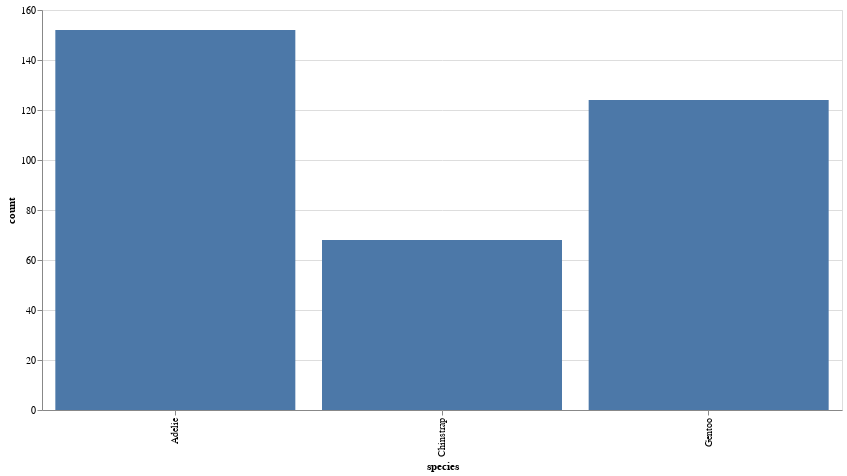

The notebook cell saved with this chart:
### Code cell
## bar chart of the sex
chart = (
    alt.Chart(t.group_by("species").agg(ibis._.count().name("count")))
    .mark_bar()
    .encode(
        x="species:N",
        y="count:Q",
    )
    .properties(width=800, height=400)
)
chart

### Figure 1 — Vega-Lite specification as saved in the notebook (floating-point values rounded to 4 significant figures)
{"config": {"view": {"continuousWidth": 300, "continuousHeight": 300}}, "data": {"name": "data-889eb181ac055b31a29b793f1813f3d5"}, "mark": {"type": "bar"}, "encoding": {"x": {"field": "species", "type": "nominal"}, "y": {"field": "count", "type": "quantitative"}}, "height": 400, "width": 800, "$schema": "https://vega.github.io/schema/vega-lite/v5.8.0.json", "datasets": {"data-889eb181ac055b31a29b793f1813f3d5": [{"species": "Adelie", "count": 152}, {"species": "Gentoo", "count": 124}, {"species": "Chinstrap", "count": 68}]}}
